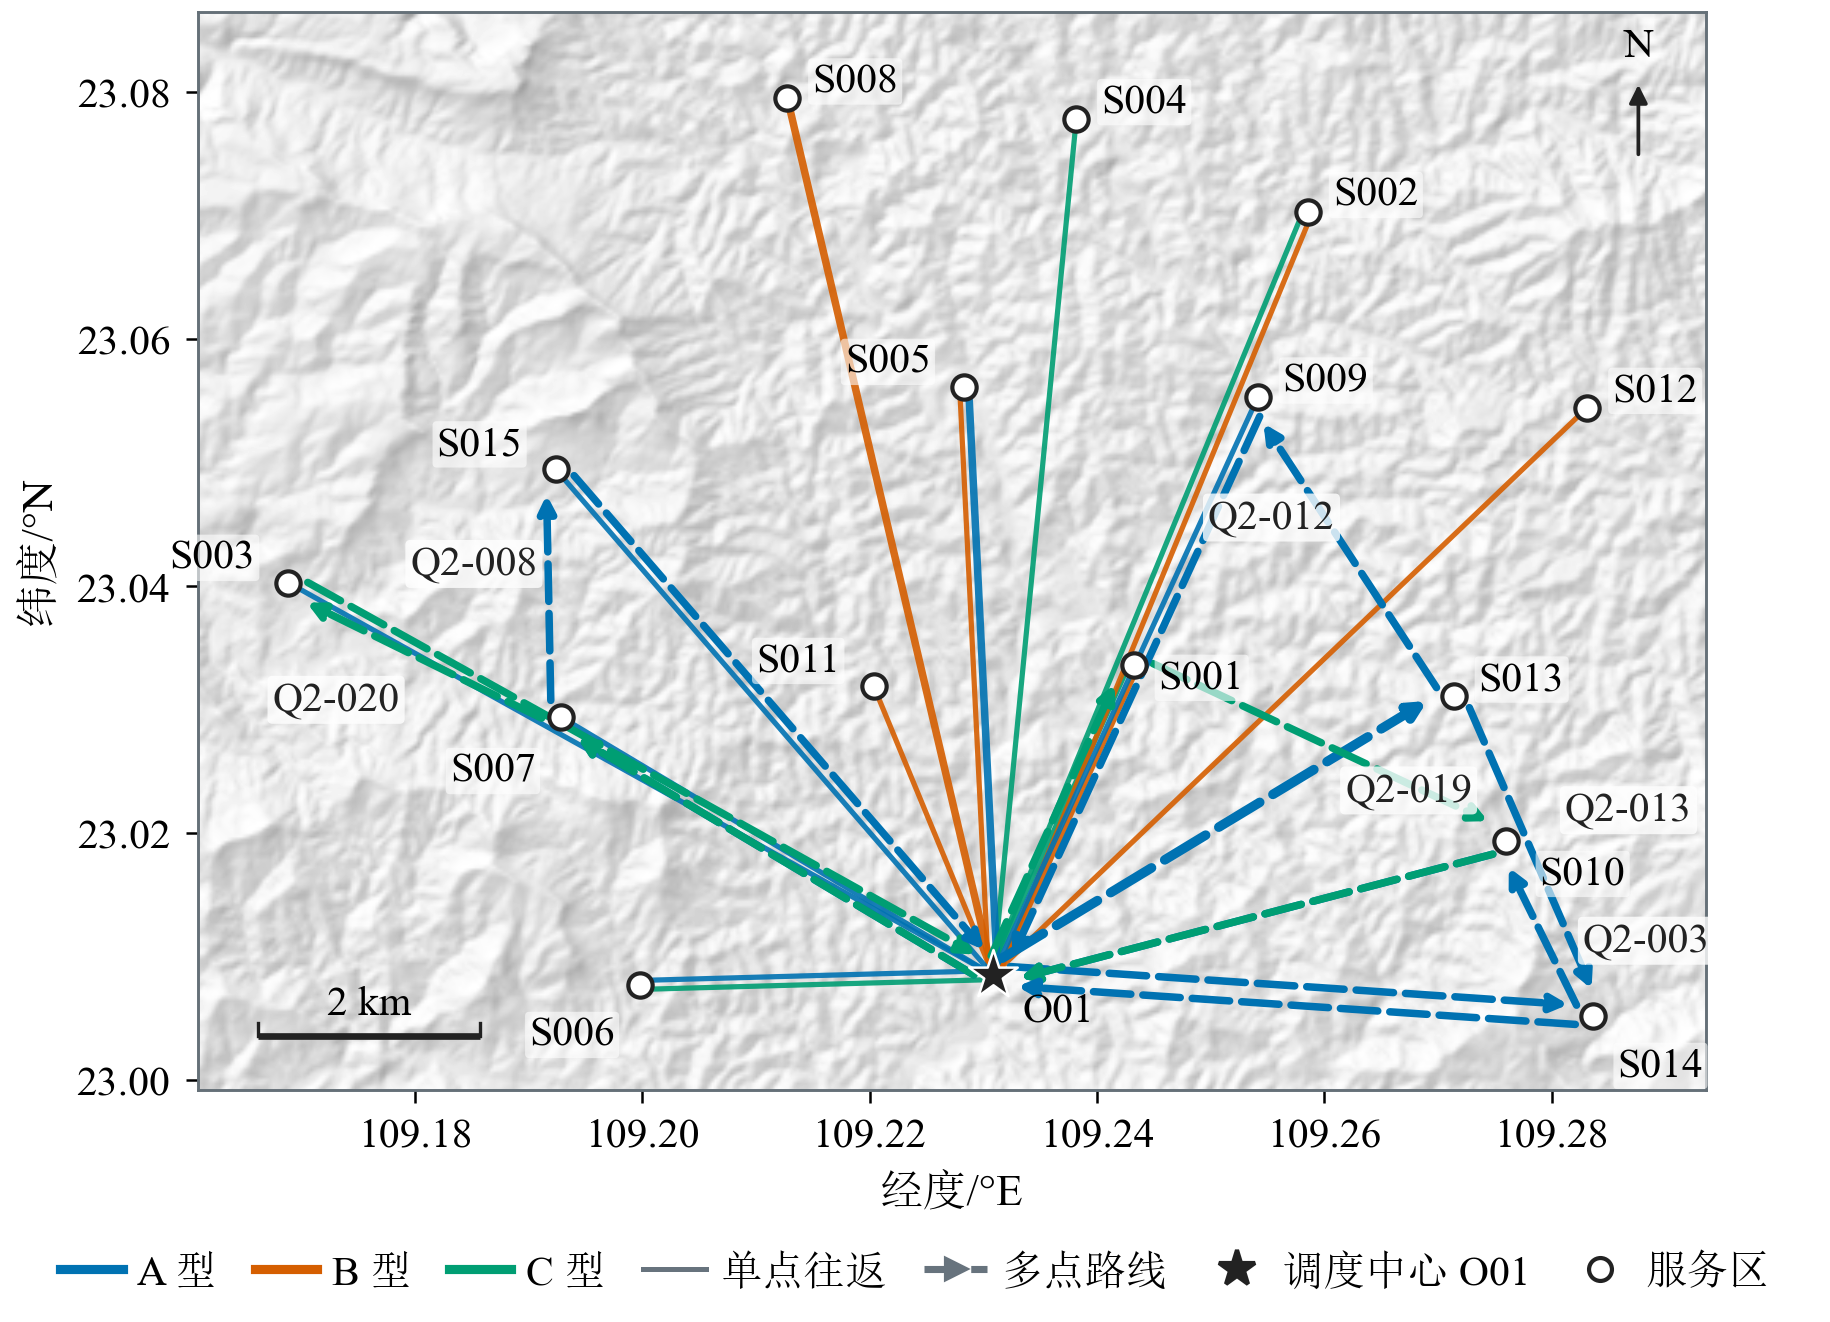

Write Python code to recreate this figure.
"""F3 问题二运输路线图：24 个架次按机型着色，6 条多点路线加粗并标出方向；底图为原题 DEM 山体阴影。

数据：results/q2.json 各架次的访问顺序与机型；原题节点表；原题 DEM。
输出：同名 CSV（全部航段与节点坐标）、PNG、SVG、meta.json。
"""
import sys
from pathlib import Path
HERE = Path(__file__).resolve().parent
sys.path.insert(0, str(HERE.parent / "lib"))
import math
from collections import defaultdict
import numpy as np
import figkit as fk
import matplotlib.pyplot as plt
from matplotlib.lines import Line2D
from matplotlib.patches import FancyArrowPatch

STEM = "fig_q2_routes"
MULTI_SHIFT = 2.6  # 多点路线向飞行方向左侧平移量（点）
# 服务区标签偏移（点），避免与航线和其他标签重叠
LABEL_OFFSET = {"S001": (6, -3), "S002": (6, 4), "S003": (-8, 6), "S004": (6, 4), "S005": (-8, 6),
                "S006": (-6, -12), "S007": (-6, -13), "S008": (6, 4), "S009": (6, 4), "S010": (8, -8),
                "S011": (-8, 6), "S012": (6, 4), "S013": (6, 4), "S014": (6, -12), "S015": (-8, 6)}
ROUTE_LABEL_OFFSET = {"Q2-003": (8, -3), "Q2-008": (-5, 7), "Q2-012": (-5, 7), "Q2-013": (10, 11),
                      "Q2-019": (6, -9), "Q2-020": (-6, -12)}


def main():
    fk.setup()
    L = fk.labels()
    q2p = fk.RESULTS / "q2.json"
    q2 = fk.load_json(q2p)
    nodes = fk.nodes()
    tasks = sorted(q2["tasks"], key=lambda t: t["id"])
    assert len(tasks) == 24 and q2["metrics"]["sorties"] == 24

    # 航段统计：同一无向航段、同一机型的架次数
    pair_count = defaultdict(int)
    multi = []
    rows = []
    for t in tasks:
        seq = ["O01"] + t["order"] + ["O01"]
        for a, b in zip(seq, seq[1:]):
            rows.append({"record": "leg", "task": t["id"], "type": t["type"], "from": a, "to": b,
                         "route_kind": "multi" if len(t["order"]) > 1 else "single",
                         "from_lon": nodes[a]["lon"], "from_lat": nodes[a]["lat"],
                         "to_lon": nodes[b]["lon"], "to_lat": nodes[b]["lat"]})
        if len(t["order"]) == 1:
            pair_count[(t["order"][0], t["type"])] += 1
        else:
            multi.append(t)
    assert len(multi) == 6
    for n in nodes.values():
        rows.append({"record": "node", "task": "", "type": "", "from": n["id"], "to": "",
                     "route_kind": "", "from_lon": n["lon"], "from_lat": n["lat"], "to_lon": "", "to_lat": ""})

    lons = [n["lon"] for n in nodes.values()]
    lats = [n["lat"] for n in nodes.values()]
    lat_mid = (min(lats) + max(lats)) / 2
    x0, x1 = min(lons) - 0.008, max(lons) + 0.010
    y0, y1 = min(lats) - 0.006, max(lats) + 0.007

    dem = fk.DEM()
    sub, extent, _ = dem.window(x0, x1, y0, y1)
    hs = dem.hillshade(sub, lat_mid)

    fig, ax = plt.subplots(figsize=(fk.FULL_W, 11.2 * fk.CM), layout="constrained")
    ax.imshow(0.62 + 0.38 * hs, extent=extent, cmap="gray", vmin=0, vmax=1, interpolation="bilinear",
              zorder=0, origin="upper")
    ax.set_xlim(x0, x1)
    ax.set_ylim(y0, y1)
    fk.map_axes(ax, lat_mid)
    fig.canvas.draw()

    def offset_line(a, b, off_pt):
        """把航段在显示坐标中沿法向平移 off_pt 点，用于并排显示不同机型。"""
        pa = ax.transData.transform(a)
        pb = ax.transData.transform(b)
        d = pb - pa
        nrm = np.array([-d[1], d[0]]) / np.hypot(*d)
        shift = nrm * off_pt * fig.dpi / 72
        inv = ax.transData.inverted()
        return inv.transform(pa + shift), inv.transform(pb + shift)

    o = (nodes["O01"]["lon"], nodes["O01"]["lat"])
    by_site = defaultdict(list)
    for (s, g), n in pair_count.items():
        by_site[s].append((g, n))
    for s, lst in sorted(by_site.items()):
        lst.sort()
        k = len(lst)
        for i, (g, n) in enumerate(lst):
            off = (i - (k - 1) / 2) * 2.4
            pa, pb = offset_line(o, (nodes[s]["lon"], nodes[s]["lat"]), off)
            ax.plot([pa[0], pb[0]], [pa[1], pb[1]], color=fk.C[g], lw=0.7 + 0.55 * n, alpha=0.9,
                    solid_capstyle="round", zorder=2)
    # 多点路线：同一有向航段同机型合并计数；各段沿飞行方向左侧平移，反向重合的航段因此分开
    directed = defaultdict(list)
    for t in multi:
        seq = ["O01"] + t["order"] + ["O01"]
        for a, b in zip(seq, seq[1:]):
            directed[(a, b, t["type"])].append(t["id"])
    for (a, b, g), ids in sorted(directed.items()):
        pa, pb = offset_line((nodes[a]["lon"], nodes[a]["lat"]), (nodes[b]["lon"], nodes[b]["lat"]), MULTI_SHIFT)
        ax.add_patch(FancyArrowPatch(tuple(pa), tuple(pb), arrowstyle="-|>", mutation_scale=8,
                                     lw=1.3 + 0.5 * len(ids), color=fk.C[g], shrinkA=4, shrinkB=6, zorder=3,
                                     linestyle=(0, (5, 1.6))))
    for t in multi:
        a, b = t["order"][0], t["order"][1]
        mid = ((nodes[a]["lon"] + nodes[b]["lon"]) / 2, (nodes[a]["lat"] + nodes[b]["lat"]) / 2)
        dx, dy = ROUTE_LABEL_OFFSET[t["id"]]
        ax.annotate(t["id"], mid, xytext=(dx, dy), textcoords="offset points", fontsize=10,
                    ha="left" if dx >= 0 else "right", va="center", color=fk.C["ink"], zorder=7,
                    bbox=dict(boxstyle="round,pad=0.12", fc="white", ec="none", alpha=0.8))

    for n in nodes.values():
        if n["id"] == "O01":
            ax.scatter(n["lon"], n["lat"], marker="*", s=150, color=fk.C["ink"], edgecolor="white",
                       linewidth=0.6, zorder=5)
            ax.annotate("O01", (n["lon"], n["lat"]), xytext=(7, -11), textcoords="offset points",
                        fontsize=10, zorder=7)
        else:
            ax.scatter(n["lon"], n["lat"], marker="o", s=34, facecolor="white", edgecolor=fk.C["ink"],
                       linewidth=1.0, zorder=5)
            dx, dy = LABEL_OFFSET[n["id"]]
            ax.annotate(n["id"], (n["lon"], n["lat"]), xytext=(dx, dy), textcoords="offset points",
                        fontsize=10, ha="left" if dx >= 0 else "right", va="center", zorder=7,
                        bbox=dict(boxstyle="round,pad=0.1", fc="white", ec="none", alpha=0.6))
    ax.set_xlabel(L["common"]["lon"])
    ax.set_ylabel(L["common"]["lat"])
    fk.north_arrow(ax)
    fk.scale_bar(ax, lat_mid, km=2)

    handles = [Line2D([], [], color=fk.C[g], lw=2.2, label=L["common"][f"type_{g}"]) for g in "ABC"]
    handles += [Line2D([], [], color=fk.C["muted"], lw=1.2, label=L["F03"]["single"]),
                Line2D([], [], color=fk.C["muted"], lw=1.7, ls=(0, (5, 1.6)), marker=">", markersize=5,
                       label=L["F03"]["multi"]),
                Line2D([], [], marker="*", ls="none", color=fk.C["ink"], markersize=9, label=L["common"]["O01"]),
                Line2D([], [], marker="o", ls="none", mfc="white", mec=fk.C["ink"], markersize=5.5,
                       label=L["common"]["site"])]
    fig.legend(handles=handles, loc="outside lower center", ncol=7, columnspacing=0.9, handletextpad=0.35,
               handlelength=1.5)

    fk.write_csv(HERE / f"{STEM}.csv", rows)
    single_n = sum(1 for t in tasks if len(t["order"]) == 1)
    counts = {g: sum(1 for t in tasks if t["type"] == g) for g in "ABC"}
    fk.save(fig, HERE, STEM, figure_id="F3",
            caption="问题二运输路线（24 个架次）",
            section="7.4.1",
            sources=[q2p, fk.NODE_XLSX, fk.DEM_TIF],
            key_values={"sorties": len(tasks), "single_point": single_n, "multi_point": len(multi),
                        "type_counts": counts,
                        "multi_routes": {t["id"]: t["type"] + ":" + "→".join(["O01"] + t["order"] + ["O01"]) for t in multi},
                        "legs_total": sum(1 for r in rows if r["record"] == "leg")},
            notes="单点往返的去程与回程共用一条连线，线宽 = 0.7 + 0.55 × 该机型在该航段的架次数；同一服务区有多种机型时并排平移 2.4 pt。多点路线用虚线箭头画出全部三段。底图为原题 30 m DEM 山体阴影（光源方位 315°、高度角 45°）。")


if __name__ == "__main__":
    main()
